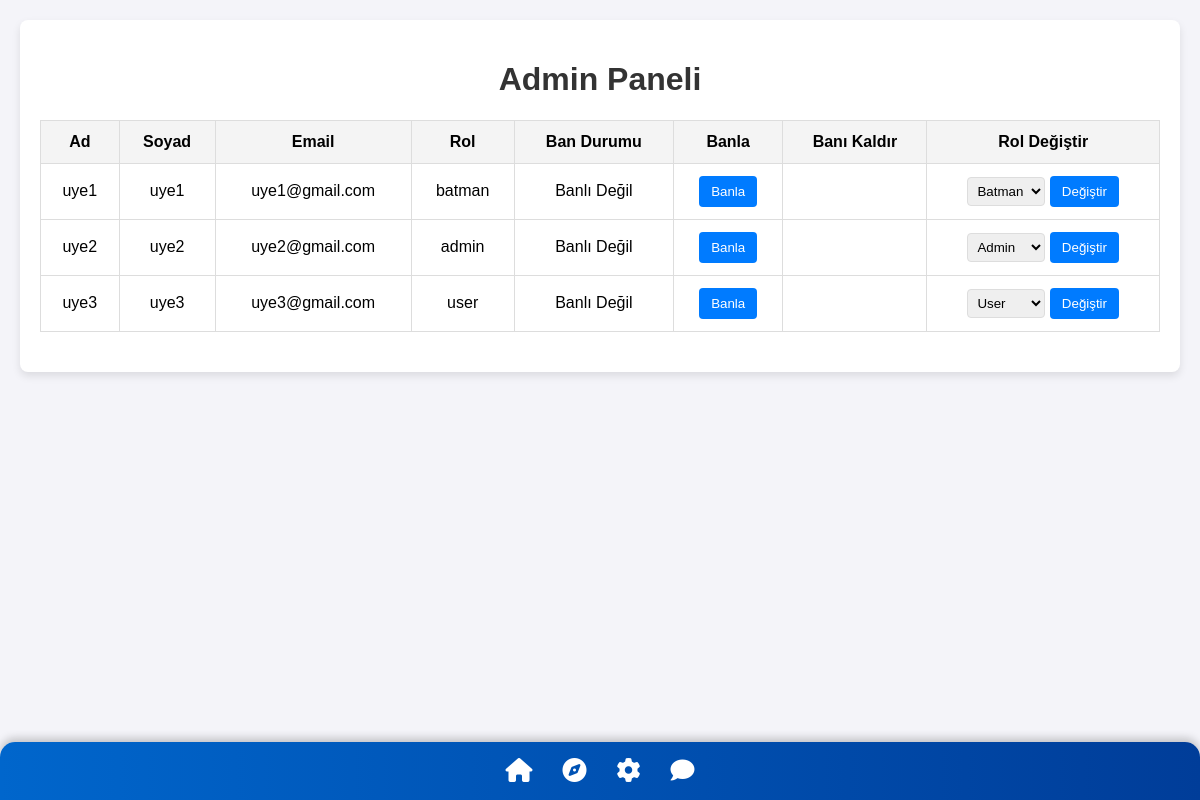
Screenshot of /admin.php (signed in) with the database file from the repository.
### tables this page shows
CREATE TABLE `users` (
  `id` int(11) NOT NULL,
  `first_name` varchar(100) NOT NULL,
  `last_name` varchar(100) NOT NULL,
  `email` varchar(100) NOT NULL,
  `password` varchar(255) NOT NULL,
  `created_at` timestamp NOT NULL DEFAULT current_timestamp(),
  `banned` tinyint(1) DEFAULT 0,
  `role` enum('user','admin','batman') DEFAULT 'user',
  `profile_picture` varchar(255) DEFAULT 'default.jpg'
);

### admin.php (the view, shortened to what this page needs)
<?php
require_once 'db.php';
$sql = "SELECT id, first_name, last_name, email, role, banned FROM users";
$stmt = $pdo->prepare($sql);
$stmt->execute();
$users = $stmt->fetchAll(PDO::FETCH_ASSOC);
?>
<!DOCTYPE html>
<html lang="tr">
<head>
    <link href="https://cdnjs.cloudflare.com/ajax/libs/font-awesome/6.0.0-beta3/css/all.min.css" rel="stylesheet">
</head>
<body>
    <div class="container">
        <h1>Admin Paneli</h1>
        <table>
            <thead>
                <tr>
                    <th>Ad</th>
                    <th>Soyad</th>
                    <th>Email</th>
                    <th>Rol</th>
                    <th>Ban Durumu</th>
                    <th>Banla</th>
                    <th>Banı Kaldır</th>
                    <th>Rol Değiştir</th>
                </tr>
            </thead>
            <tbody>
                <?php foreach ($users as $user): ?>
                    <tr>
                        <td><?= htmlspecialchars($user['first_name']) ?></td>
                        <td><?= htmlspecialchars($user['last_name']) ?></td>
                        <td><?= htmlspecialchars($user['email']) ?></td>
                        <td><?= htmlspecialchars($user['role']) ?></td>
                        <td><?= $user['banned'] ? 'Banlı' : 'Banlı Değil' ?></td>
                        <td>
                            <?php if (!$user['banned']): ?>
                                <form method="POST">
                                    <button type="submit" class="button">Banla</button>
                                </form>
                            <?php endif; ?>
                        </td>
                        <td>
                        </td>
                        <td>
                            <form method="POST">
                                <select name="new_role">
                                    <option value="user" <?= $user['role'] == 'user' ? 'selected' : '' ?>>User</option>
                                    <option value="admin" <?= $user['role'] == 'admin' ? 'selected' : '' ?>>Admin</option>
                                    <option value="batman" <?= $user['role'] == 'batman' ? 'selected' : '' ?>>Batman</option>
                                </select>
                                <button type="submit" class="button">Değiştir</button>
                            </form>
                        </td>
                    </tr>
                <?php endforeach; ?>
            </tbody>
        </table>
    </div>
    <nav class="bottom-nav">
        <ul>
            <li><a href="posts.php"><i class="fas fa-home"></i></a></li>
            <li><a href="posts.php"><i class="fa-solid fa-compass"></i></a></li>
            <li><a href="profile.php"><i class="fa-solid fa-gear"></i></a></li>
            <li><a href="messages.php"><i class="fa-solid fa-comment"></i></a></li>
        </ul>
    </nav>
</body>
</html>

### admin.php (style rules this page uses)
body { font-family: Arial, sans-serif; background-color: #f4f4f9; margin: 0; padding: 20px; }
.container { max-width: 1200px; margin: 0 auto; background: #fff; padding: 20px; border-radius: 8px; box-shadow: 0 4px 8px rgba(0, 0, 0, 0.1); }
h1 { text-align: center; color: #333; }
table { width: 100%; border-collapse: collapse; margin: 20px 0; }
table th, table td { padding: 12px; border: 1px solid #ddd; text-align: center; }
table th { background-color: #f4f4f4; }
.button { padding: 8px 12px; background-color: #007bff; color: #fff; border: none; border-radius: 4px; cursor: pointer; }
select { padding: 5px; border: 1px solid #ddd; border-radius: 4px; }
.bottom-nav { position: fixed; bottom: 0; left: 0; width: 100%; background: linear-gradient(90deg, #0066cc, #003d99); display: flex; justify-content: space-evenly; align-items: center; padding: 15px 0; border-top-left-radius: 15px; border-top-right-radius: 15px; box-shadow: 0 -4px 8px rgba(0, 0, 0, 0.2); z-index: 1000; }
.bottom-nav ul { list-style: none; margin: 0; padding: 0; display: flex; justify-content: center; }
.bottom-nav ul li { margin: 0 15px; }
.bottom-nav ul li a { text-decoration: none; color: white; font-size: 24px; }

### rows the page displays
users: first_name "uye1", last_name "uye1", email "uye1@gmail.com", role "batman", banned "Banlı Değil", new_role "Batman"
users: first_name "uye2", last_name "uye2", email "uye2@gmail.com", role "admin", banned "Banlı Değil", new_role "Admin"
users: first_name "uye3", last_name "uye3", email "uye3@gmail.com", role "user", banned "Banlı Değil", new_role "User"
